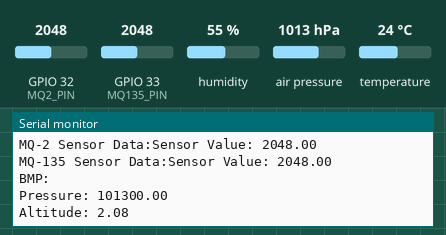
Simulated run of this sketch. Board: ESP32. On the bench: the last lines printed to the serial monitor. The test bench sets the inputs (shaded band); at power-on: humidity 55 %, air pressure 1013 hPa, GPIO 32 (MQ2_PIN) = 2048, GPIO 33 (MQ135_PIN) = 2048, temperature 24 °C. WiFi joins after 1.5 s; servers stay silent unless stated.

Above: at 3.4 s.
3.5 s: humidity set to 22 %
At 7.42 s:
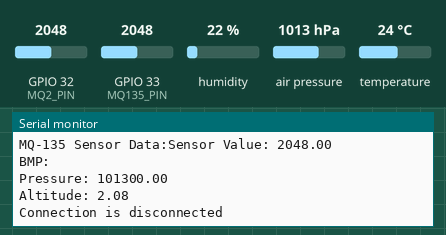
8.9 s: air pressure set to 952 hPa
At 9.6 s:
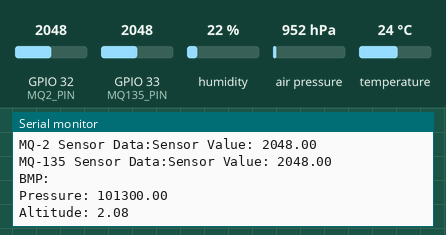
11.8 s: GPIO 32 (MQ2_PIN) set to 1460
At 13.8 s:
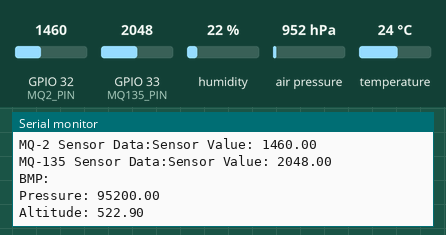
14.7 s: GPIO 33 (MQ135_PIN) set to 1460
17.6 s: temperature set to 12 °C
At 17.95 s:
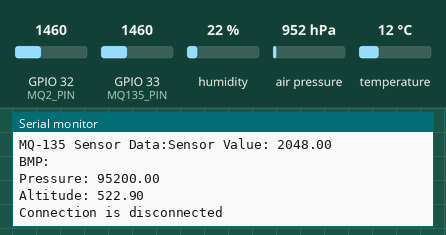
20.5 s: air pressure set to 975 hPa
At 24.1 s:
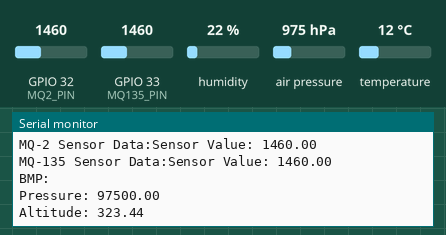
Timing chart, 0 to 24.4 s (numbered marks = the images above; inputs shaded):
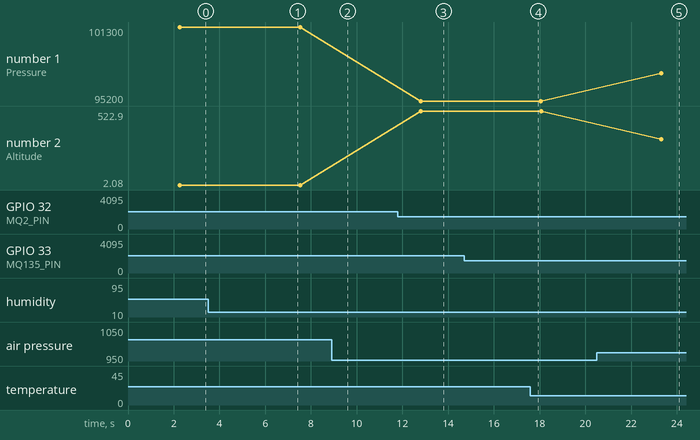

Measured:
- after the input at 11.8 s, the serial monitor: prints a new line after 0.99 s (image 3)
- after the input at 20.5 s, the serial monitor: prints a new line after 2.8 s (image 5)
- plotted number 1: 95200 → 97500 after the input at 20.5 s
- plotted number 2: 522.9 → 323.44 after the input at 20.5 s

The sketch:

ESP_Publish.ino
```cpp
#include <WiFi.h>
#include <Adafruit_BMP280.h>
#include "DHT.h"
#include <ThingSpeak.h>
#include <WiFi.h>
#include <PubSubClient.h>
#include <HTTPClient.h>
#include <Wire.h>

const char* ssid = "me20p";     // CHANGE TO YOUR WIFI SSID
const char* password = "987654321"; // CHANGE TO YOUR WIFI PASSWORD
const char* serverAddress = "192.168.114.222"; // CHANGE TO ESP32#2'S IP ADDRESS
const int serverPort = 4080;

WiFiClient TCPclient;

#define DHT_PIN 12 // Change this to the GPIO pin you connected your DHT11 sensor to
#define MQ2_PIN 32 // The analog input pin connected to the DOUT pin of the MQ-2 sensor
#define MQ135_PIN 33 // The analog input pin connected to the MQ-135 sensor
#define SDA 21
#define SCL 22

#define DHT_TYPE DHT11
DHT dht(DHT_PIN, DHT_TYPE);

#define I2C_SDA 16
#define I2C_SCL 17
Adafruit_BMP280 bmp;
void setup() {
  Serial.begin(115200);
  bmp.begin(0x76,0x58);
  dht.begin();
  pinMode(MQ2_PIN, INPUT);
  pinMode(MQ135_PIN, INPUT);
  pinMode(DHT_PIN,INPUT);
  // Connect to Wi-Fi
  WiFi.begin(ssid, password);
  while (WiFi.status() != WL_CONNECTED) {
    delay(1000);
    Serial.println("Connecting to WiFi...");
  }
  Serial.println("Connected to WiFi");


  // connect to TCP server (Arduino #2)
  if (TCPclient.connect(serverAddress, serverPort)) {
    Serial.println("Connected to TCP server");
  } else {
    Serial.println("Failed to connect to TCP server");
  }


}


int temp_var=0;
int mq2_var=0;
int mq135_var=0;


void loop() {

   if (!TCPclient.connected()) {
    Serial.println("Connection is disconnected");
    TCPclient.stop();

    // reconnect to TCP server (Arduino #2)
    if (TCPclient.connect(serverAddress, serverPort)) {
      Serial.println("Reconnected to TCP server");
    } else {
      Serial.println("Failed to reconnect to TCP server");
    }
  }

  TCPclient.flush();
  delay(10);
  float temperatureDHT = dht.readTemperature();
  delay(10);
  float humidityDHT = dht.readHumidity();
  delay(10);
  // Read analog value from MQ-2 gas sensor
  float sensorValueMQ2 = analogRead(MQ2_PIN);
  float voltageMQ2 = (sensorValueMQ2 / 4095.0) * 5.0; // Convert ADC reading to voltage
  // sensorValueMQ2/=10;


  // Read analog value from MQ-135 gas sensor
  float sensorValueMQ135 = analogRead(MQ135_PIN);
  // You can add code to interpret the sensor value from the MQ-135 here
  // Refer to the MQ-135 sensor datasheet for calibration and conversion factors
  // sensorValueMQ135/=2;

  char buffer[1024];
  // Print DHT11 data
  // TCPclient.write("DHT11 Sensor  Data:");
  // TCPclient.write("Temperature: ");
  snprintf(buffer,sizeof(buffer),"%f,",temperatureDHT);
  TCPclient.write(buffer);
  // TCPclient.write(" °C");
  // TCPclient.write("Humidity: ");
  snprintf(buffer,sizeof(buffer),"%f,",humidityDHT);
  TCPclient.write(buffer);
  // TCPclient.write(" %");

  Serial.println("DHT11 Sensor  Data:");
  Serial.print("Temperature: ");
  Serial.print(temperatureDHT);
  Serial.println(" °C");
  Serial.print("Humidity: ");
  Serial.print(humidityDHT);
  Serial.println(" %");


  // Print MQ-2 gas sensor data
  // TCPclient.write("MQ-2 Sensor Data:");
  snprintf(buffer,sizeof(buffer),"%f,",sensorValueMQ2);
  // TCPclient.write("Sensor Value: ");
  TCPclient.write(buffer);

   Serial.print("MQ-2 Sensor Data:");
   Serial.print("Sensor Value: ");
   Serial.println(sensorValueMQ2);
  // TCPclient.write("Voltage: ");
  // TCPclient.write(voltageMQ2, 2);

  // Print MQ-135 gas sensor data
  // TCPclient.write("MQ-135 Sensor Data:");
  // TCPclient.write("Sensor Value: ");
  snprintf(buffer,sizeof(buffer),"%f,",sensorValueMQ135);
  TCPclient.write(buffer);

   Serial.print("MQ-135 Sensor Data:");
   Serial.print("Sensor Value: ");
   Serial.println(sensorValueMQ135);

  /// BMP

  float pressure = bmp.readPressure();
  float alt = bmp.readAltitude();
  TCPclient.write("BMP:");
  TCPclient.write("Pressure: ");
  snprintf(buffer,sizeof(buffer),"%f,",pressure);
  TCPclient.write(buffer);
  // TCPclient.write("Altitude: ");
  snprintf(buffer,sizeof(buffer),"%f",alt);
  TCPclient.write(buffer);

  Serial.println("BMP:");
  Serial.print("Pressure: ");
  Serial.println(pressure);
  Serial.print("Altitude: ");
  Serial.println(alt);

  if(temperatureDHT>45)
    temp_var++;
  else
    temp_var=0;
  if(sensorValueMQ2>300)
    mq2_var++;
  else
    mq2_var=0;
  if(sensorValueMQ135>1500)
    mq135_var++;
  else
    mq135_var=0;

  // if(temp_var>=5 )
  // {
  //   TCPclient.write("Abnormal Temperature");
  //   delay(1000);
  // }
  // if(mq2_var>=5 )
  // {
  //   TCPclient.write("Smoke Detected");
  //   delay(1000);
  // }
  // if(mq135_var>=5)
  // {
  //   TCPclient.write("Abnormal Co2 levels");
  //   delay(1000);

  // }


  TCPclient.write("\n");
  TCPclient.flush();
  delay(5000);
}
```
